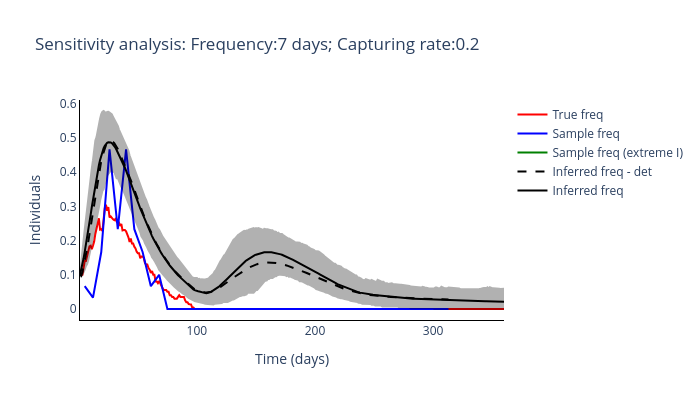
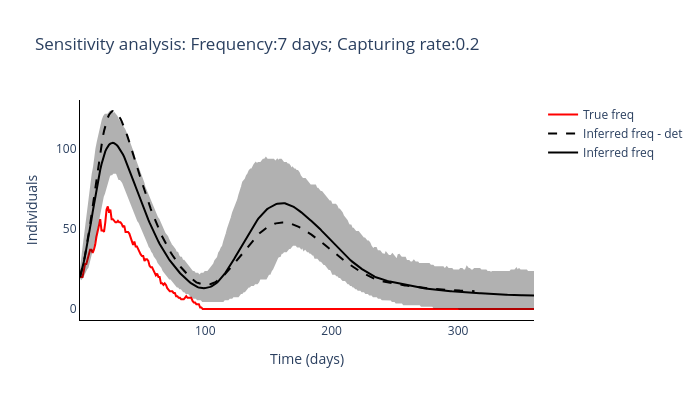

The notebook cell saved with these charts, in order:
### Code cell
LHC_routine_run(freq_samplying_range[2], capturing_rate_range[2], 200, 4)

### Figure 1 — Plotly figure (JSON) as saved in the notebook; plotly's stock layout.template omitted (floating-point values rounded to 4 significant figures; data arrays with more than 128 entries replaced by an {"elided": "..."} marker saying what was removed)
{"data": [{"line": {"color": "red"}, "mode": "lines", "name": "True freq", "type": "scatter", "x": {"elided": "360 int values"}, "y": {"elided": "360 float values"}}, {"line": {"color": "blue"}, "mode": "lines", "name": "Sample freq", "type": "scatter", "x": [5, 12, 19, 26, 33, 40, 47, 54, 61, 68, 75, 82, 89, 96, 103, 110, 117, 124, 131, 138, 145, 152, 159, 166, 173, 180, 187, 194, 201, 208, 215, 222, 229, 236, 243, 250, 257, 264, 271, 278, 285, 292, 299, 306, 313], "y": [0.06667, 0.03333, 0.1667, 0.4667, 0.2333, 0.4667, 0.2333, 0.1667, 0.06667, 0.1, 0, 0, 0, 0, 0, 0, 0, 0, 0, 0, 0, 0, 0, 0, 0, 0, 0, 0, 0, 0, 0, 0, 0, 0, 0, 0, 0, 0, 0, 0, 0, 0, 0, 0, 0]}, {"line": {"color": "green"}, "mode": "lines", "name": "Sample freq (extreme I)", "type": "scatter", "x": [5, 12, 19, 26, 33, 40, 47, 54, 61, 68, 75, 82, 89, 96, 103, 110, 117, 124, 131, 138, 145, 152, 159, 166, 173, 180, 187, 194, 201, 208, 215, 222, 229, 236, 243, 250, 257, 264, 271, 278, 285, 292, 299, 306, 313], "y": {"elided": "45x45 int values"}}, {"line": {"color": "black", "dash": "dash"}, "mode": "lines", "name": "Inferred freq - det", "type": "scatter", "x": {"elided": "360 int values"}, "y": {"elided": "313 float values"}}, {"line": {"color": "black"}, "mode": "lines", "name": "Inferred freq", "type": "scatter", "x": {"elided": "360 int values"}, "y": {"elided": "360 float values"}}, {"fill": "toself", "fillcolor": "black", "line": {"color": "black"}, "mode": "lines", "name": "Inferred freq", "opacity": 0.3, "showlegend": false, "type": "scatter", "x": {"elided": "720 int values"}, "y": {"elided": "720 float values"}}], "layout": {"height": 400, "plot_bgcolor": "white", "title": {"text": "Sensitivity analysis: Frequency:7 days; Capturing rate:0.2"}, "width": 700, "xaxis": {"linecolor": "black", "title": {"text": "Time (days)"}}, "yaxis": {"linecolor": "black", "title": {"text": "Individuals"}}}}

### Figure 2 — Plotly figure (JSON) as saved in the notebook; plotly's stock layout.template omitted (floating-point values rounded to 4 significant figures; data arrays with more than 128 entries replaced by an {"elided": "..."} marker saying what was removed)
{"data": [{"line": {"color": "red"}, "mode": "lines", "name": "True freq", "type": "scatter", "x": {"elided": "360 int values"}, "y": {"elided": "360 int values"}}, {"line": {"color": "black", "dash": "dash"}, "mode": "lines", "name": "Inferred freq - det", "type": "scatter", "x": {"elided": "360 int values"}, "y": {"elided": "313 float values"}}, {"line": {"color": "black"}, "mode": "lines", "name": "Inferred freq", "type": "scatter", "x": {"elided": "360 int values"}, "y": {"elided": "360 float values"}}, {"fill": "toself", "fillcolor": "black", "line": {"color": "black"}, "mode": "lines", "name": "Inferred freq", "opacity": 0.3, "showlegend": false, "type": "scatter", "x": {"elided": "720 int values"}, "y": {"elided": "720 float values"}}], "layout": {"height": 400, "plot_bgcolor": "white", "title": {"text": "Sensitivity analysis: Frequency:7 days; Capturing rate:0.2"}, "width": 700, "xaxis": {"linecolor": "black", "title": {"text": "Time (days)"}}, "yaxis": {"linecolor": "black", "title": {"text": "Individuals"}}}}
